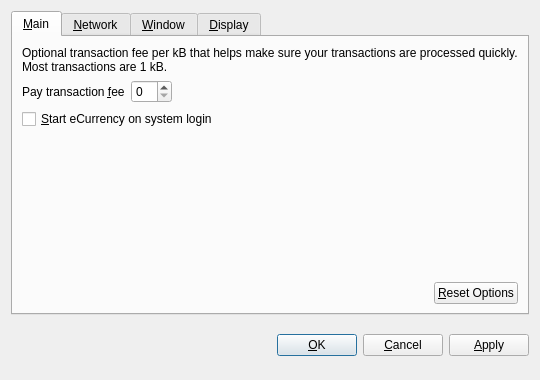
<?xml version="1.0" encoding="UTF-8"?>
<ui version="4.0">
 <class>OptionsDialog</class>
 <widget class="QDialog" name="OptionsDialog">
  <property name="geometry">
   <rect>
    <x>0</x>
    <y>0</y>
    <width>540</width>
    <height>380</height>
   </rect>
  </property>
  <property name="windowTitle">
   <string>Options</string>
  </property>
  <property name="modal">
   <bool>true</bool>
  </property>
  <layout class="QVBoxLayout" name="verticalLayout">
   <item>
    <widget class="QTabWidget" name="tabWidget">
     <property name="tabPosition">
      <enum>QTabWidget::North</enum>
     </property>
     <property name="currentIndex">
      <number>0</number>
     </property>
     <widget class="QWidget" name="tabMain">
      <attribute name="title">
       <string>&amp;Main</string>
      </attribute>
      <layout class="QVBoxLayout" name="verticalLayout_Main">
       <item>
        <widget class="QLabel" name="transactionFeeInfoLabel">
         <property name="text">
          <string>Optional transaction fee per kB that helps make sure your transactions are processed quickly. Most transactions are 1 kB.</string>
         </property>
         <property name="textFormat">
          <enum>Qt::PlainText</enum>
         </property>
         <property name="wordWrap">
          <bool>true</bool>
         </property>
        </widget>
       </item>
       <item>
        <layout class="QHBoxLayout" name="horizontalLayout_1_Main">
         <item>
          <widget class="QLabel" name="transactionFeeLabel">
           <property name="text">
            <string>Pay transaction &amp;fee</string>
           </property>
           <property name="textFormat">
            <enum>Qt::PlainText</enum>
           </property>
           <property name="buddy">
            <cstring>transactionFee</cstring>
           </property>
          </widget>
         </item>
         <item>
          <widget class="BitcoinAmountField" name="transactionFee"/>
         </item>
         <item>
          <spacer name="horizontalSpacer_1_Main">
           <property name="orientation">
            <enum>Qt::Horizontal</enum>
           </property>
           <property name="sizeHint" stdset="0">
            <size>
             <width>40</width>
             <height>20</height>
            </size>
           </property>
          </spacer>
         </item>
        </layout>
       </item>
       <item>
        <widget class="QCheckBox" name="bitcoinAtStartup">
         <property name="toolTip">
          <string>Automatically start eCurrency after logging in to the system.</string>
         </property>
         <property name="text">
          <string>&amp;Start eCurrency on system login</string>
         </property>
        </widget>
       </item>
       <item>
        <spacer name="verticalSpacer_Main">
         <property name="orientation">
          <enum>Qt::Vertical</enum>
         </property>
         <property name="sizeHint" stdset="0">
          <size>
           <width>20</width>
           <height>40</height>
          </size>
         </property>
        </spacer>
       </item>
       <item>
        <layout class="QHBoxLayout" name="horizontalLayout_2_Main">
         <item>
          <spacer name="horizontalSpacer_2_Main">
           <property name="orientation">
            <enum>Qt::Horizontal</enum>
           </property>
           <property name="sizeHint" stdset="0">
            <size>
             <width>40</width>
             <height>20</height>
            </size>
           </property>
          </spacer>
         </item>
         <item>
          <widget class="QPushButton" name="resetButton">
           <property name="toolTip">
            <string>Reset all client options to default.</string>
           </property>
           <property name="text">
            <string>&amp;Reset Options</string>
           </property>
           <property name="autoDefault">
            <bool>false</bool>
           </property>
          </widget>
         </item>
        </layout>
       </item>
      </layout>
     </widget>
     <widget class="QWidget" name="tabNetwork">
      <attribute name="title">
       <string>&amp;Network</string>
      </attribute>
      <layout class="QVBoxLayout" name="verticalLayout_Network">
       <item>
        <widget class="QCheckBox" name="mapPortUpnp">
         <property name="toolTip">
          <string>Automatically open the eCurrency client port on the router. This only works when your router supports UPnP and it is enabled.</string>
         </property>
         <property name="text">
          <string>Map port using &amp;UPnP</string>
         </property>
        </widget>
       </item>
       <item>
        <widget class="QCheckBox" name="connectSocks">
         <property name="toolTip">
          <string>Connect to the eCurrency network through a SOCKS proxy (e.g. when connecting through Tor).</string>
         </property>
         <property name="text">
          <string>&amp;Connect through SOCKS proxy:</string>
         </property>
        </widget>
       </item>
       <item>
        <layout class="QHBoxLayout" name="horizontalLayout_Network">
         <item>
          <widget class="QLabel" name="proxyIpLabel">
           <property name="text">
            <string>Proxy &amp;IP:</string>
           </property>
           <property name="textFormat">
            <enum>Qt::PlainText</enum>
           </property>
           <property name="buddy">
            <cstring>proxyIp</cstring>
           </property>
          </widget>
         </item>
         <item>
          <widget class="QValidatedLineEdit" name="proxyIp">
           <property name="maximumSize">
            <size>
             <width>140</width>
             <height>16777215</height>
            </size>
           </property>
           <property name="toolTip">
            <string>IP address of the proxy (e.g. 127.0.0.1)</string>
           </property>
          </widget>
         </item>
         <item>
          <widget class="QLabel" name="proxyPortLabel">
           <property name="text">
            <string>&amp;Port:</string>
           </property>
           <property name="textFormat">
            <enum>Qt::PlainText</enum>
           </property>
           <property name="buddy">
            <cstring>proxyPort</cstring>
           </property>
          </widget>
         </item>
         <item>
          <widget class="QLineEdit" name="proxyPort">
           <property name="maximumSize">
            <size>
             <width>55</width>
             <height>16777215</height>
            </size>
           </property>
           <property name="toolTip">
            <string>Port of the proxy (e.g. 9050)</string>
           </property>
          </widget>
         </item>
         <item>
          <widget class="QLabel" name="socksVersionLabel">
           <property name="text">
            <string>SOCKS &amp;Version:</string>
           </property>
           <property name="textFormat">
            <enum>Qt::PlainText</enum>
           </property>
           <property name="buddy">
            <cstring>socksVersion</cstring>
           </property>
          </widget>
         </item>
         <item>
          <widget class="QValueComboBox" name="socksVersion">
           <property name="toolTip">
            <string>SOCKS version of the proxy (e.g. 5)</string>
           </property>
          </widget>
         </item>
         <item>
          <spacer name="horizontalSpacer_Network">
           <property name="orientation">
            <enum>Qt::Horizontal</enum>
           </property>
           <property name="sizeHint" stdset="0">
            <size>
             <width>40</width>
             <height>20</height>
            </size>
           </property>
          </spacer>
         </item>
        </layout>
       </item>
       <item>
        <spacer name="verticalSpacer_Network">
         <property name="orientation">
          <enum>Qt::Vertical</enum>
         </property>
         <property name="sizeHint" stdset="0">
          <size>
           <width>20</width>
           <height>40</height>
          </size>
         </property>
        </spacer>
       </item>
      </layout>
     </widget>
     <widget class="QWidget" name="tabWindow">
      <attribute name="title">
       <string>&amp;Window</string>
      </attribute>
      <layout class="QVBoxLayout" name="verticalLayout_Window">
       <item>
        <widget class="QCheckBox" name="minimizeToTray">
         <property name="toolTip">
          <string>Show only a tray icon after minimizing the window.</string>
         </property>
         <property name="text">
          <string>&amp;Minimize to the tray instead of the taskbar</string>
         </property>
        </widget>
       </item>
       <item>
        <widget class="QCheckBox" name="minimizeOnClose">
         <property name="toolTip">
          <string>Minimize instead of exit the application when the window is closed. When this option is enabled, the application will be closed only after selecting Quit in the menu.</string>
         </property>
         <property name="text">
          <string>M&amp;inimize on close</string>
         </property>
        </widget>
       </item>
       <item>
        <spacer name="verticalSpacer_Window">
         <property name="orientation">
          <enum>Qt::Vertical</enum>
         </property>
         <property name="sizeHint" stdset="0">
          <size>
           <width>20</width>
           <height>40</height>
          </size>
         </property>
        </spacer>
       </item>
      </layout>
     </widget>
     <widget class="QWidget" name="tabDisplay">
      <attribute name="title">
       <string>&amp;Display</string>
      </attribute>
      <layout class="QVBoxLayout" name="verticalLayout_Display">
       <item>
        <layout class="QHBoxLayout" name="horizontalLayout_1_Display">
         <item>
          <widget class="QLabel" name="langLabel">
           <property name="text">
            <string>User Interface &amp;language:</string>
           </property>
           <property name="textFormat">
            <enum>Qt::PlainText</enum>
           </property>
           <property name="buddy">
            <cstring>lang</cstring>
           </property>
          </widget>
         </item>
         <item>
          <widget class="QValueComboBox" name="lang">
           <property name="toolTip">
            <string>The user interface language can be set here. This setting will take effect after restarting eCurrency.</string>
           </property>
          </widget>
         </item>
        </layout>
       </item>
       <item>
        <layout class="QHBoxLayout" name="horizontalLayout_2_Display">
         <item>
          <widget class="QLabel" name="unitLabel">
           <property name="text">
            <string>&amp;Unit to show amounts in:</string>
           </property>
           <property name="textFormat">
            <enum>Qt::PlainText</enum>
           </property>
           <property name="buddy">
            <cstring>unit</cstring>
           </property>
          </widget>
         </item>
         <item>
          <widget class="QValueComboBox" name="unit">
           <property name="toolTip">
            <string>Choose the default subdivision unit to show in the interface and when sending coins.</string>
           </property>
          </widget>
         </item>
        </layout>
       </item>
       <item>
        <widget class="QCheckBox" name="displayAddresses">
         <property name="toolTip">
          <string>Whether to show eCurrency addresses in the transaction list or not.</string>
         </property>
         <property name="text">
          <string>&amp;Display addresses in transaction list</string>
         </property>
        </widget>
       </item>
       <item>
        <spacer name="verticalSpacer_Display">
         <property name="orientation">
          <enum>Qt::Vertical</enum>
         </property>
         <property name="sizeHint" stdset="0">
          <size>
           <width>20</width>
           <height>40</height>
          </size>
         </property>
        </spacer>
       </item>
      </layout>
     </widget>
    </widget>
   </item>
   <item>
    <layout class="QHBoxLayout" name="horizontalLayout_Buttons">
     <item>
      <spacer name="horizontalSpacer_1">
       <property name="orientation">
        <enum>Qt::Horizontal</enum>
       </property>
       <property name="sizeHint" stdset="0">
        <size>
         <width>40</width>
         <height>48</height>
        </size>
       </property>
      </spacer>
     </item>
     <item>
      <widget class="QLabel" name="statusLabel">
       <property name="font">
        <font>
         <weight>75</weight>
         <bold>true</bold>
        </font>
       </property>
       <property name="text">
        <string/>
       </property>
       <property name="textFormat">
        <enum>Qt::PlainText</enum>
       </property>
       <property name="wordWrap">
        <bool>true</bool>
       </property>
      </widget>
     </item>
     <item>
      <spacer name="horizontalSpacer_2">
       <property name="orientation">
        <enum>Qt::Horizontal</enum>
       </property>
       <property name="sizeHint" stdset="0">
        <size>
         <width>40</width>
         <height>48</height>
        </size>
       </property>
      </spacer>
     </item>
     <item>
      <widget class="QPushButton" name="okButton">
       <property name="text">
        <string>&amp;OK</string>
       </property>
      </widget>
     </item>
     <item>
      <widget class="QPushButton" name="cancelButton">
       <property name="text">
        <string>&amp;Cancel</string>
       </property>
       <property name="autoDefault">
        <bool>false</bool>
       </property>
      </widget>
     </item>
     <item>
      <widget class="QPushButton" name="applyButton">
       <property name="text">
        <string>&amp;Apply</string>
       </property>
       <property name="autoDefault">
        <bool>false</bool>
       </property>
      </widget>
     </item>
    </layout>
   </item>
  </layout>
 </widget>
 <customwidgets>
  <customwidget>
   <class>BitcoinAmountField</class>
   <extends>QSpinBox</extends>
   <header>bitcoinamountfield.h</header>
  </customwidget>
  <customwidget>
   <class>QValueComboBox</class>
   <extends>QComboBox</extends>
   <header>qvaluecombobox.h</header>
  </customwidget>
  <customwidget>
   <class>QValidatedLineEdit</class>
   <extends>QLineEdit</extends>
   <header>qvalidatedlineedit.h</header>
  </customwidget>
 </customwidgets>
 <resources/>
 <connections/>
</ui>
